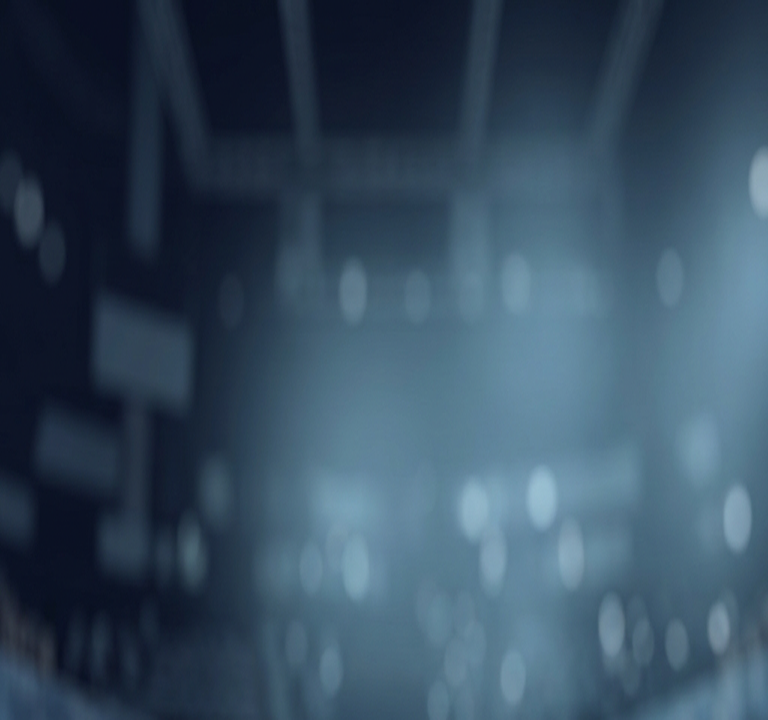
#> input picture curling-clash/art/arena.png, 768 x 720 px
$ python -i prepare.py   (imports and definitions only)
#> lines starting #> are read from the running program, lines starting #| are printed output that depends on the picture
#!/usr/bin/env python3
"""Turn Layer AI output into game-ready sprites.

The models render on a flat white (or black, for additive particles) field, so
this keys that field out, trims to the content, and writes a transparent PNG.

Two things matter for quality:

  * The alpha ramp is soft, not a hard threshold. A hard cut leaves a white
    fringe on every curved edge, which on pale ice looks like a halo.
  * Colour is unpremultiplied at the edges. Anti-aliased pixels on white are a
    blend of subject and white; keeping them as-is leaves them washed out, so
    the recovered colour is divided back out by the alpha.

Usage:
    python3 art/prepare.py key       <in.png> <out.png> [--bg white|black] [--tol 18]
    python3 art/prepare.py keycolor  <in.png> <out.png> [--tol 26]
    python3 art/prepare.py grid      <in.png> <out-prefix> <cols> <rows>
    python3 art/prepare.py iconsheet <in.png> <out.png> <cols> <rows> [--cell 256]
    python3 art/prepare.py turntable <in.png> <out.png> <cols> <rows> [--cell 300]
    python3 art/prepare.py accent    <body.png> <out.png> '#rrggbb'
    python3 art/prepare.py tile      <in.png> <out.png> [--size 256]
"""
import sys
from PIL import Image
import numpy as np


# [370 lines left out: functions key_out, key_color, split_grid, solid_bbox, turntable, drop_specks and 3 more, not called in this run]


def make_tile(path, out, size=256):
    """Square-crop the centre and downscale — for the tileable ice texture."""
#> called with path = 'arena.png', out = 'out.png', size = 256
    im = Image.open(path).convert('RGB')
#> im is the input picture: PIL image 768x720 RGB; mean R, G, B 54.9, 77.4, 96.4
    w, h = im.size
#> w = 768; h = 720
    s = min(w, h)
#> s = 720
    im = im.crop(((w - s) // 2, (h - s) // 2, (w - s) // 2 + s, (h - s) // 2 + s))
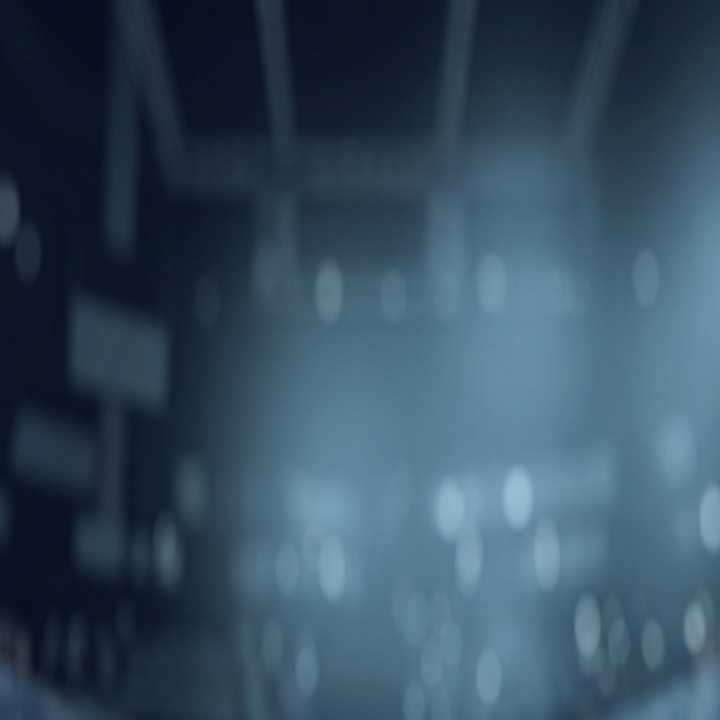
#> im: PIL image 720x720 RGB; mean R, G, B 55.2, 77.8, 96.8
    im = im.resize((size, size), Image.LANCZOS)
#> im: PIL image 256x256 RGB
    im.save(out)
    print(f'{out}  {size}x{size}')


# [42 lines not run here, left out]

>>> result = make_tile('arena.png', 'out.png')
